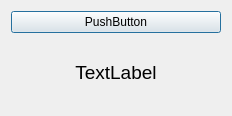
<?xml version="1.0" encoding="UTF-8"?>
<ui version="4.0">
 <class>TrucView</class>
 <widget class="QDialog" name="TrucView">
  <property name="geometry">
   <rect>
    <x>0</x>
    <y>0</y>
    <width>232</width>
    <height>116</height>
   </rect>
  </property>
  <property name="windowTitle">
   <string>Dialog</string>
  </property>
  <layout class="QVBoxLayout" name="verticalLayout">
   <item>
    <widget class="QPushButton" name="m_pushButton">
     <property name="text">
      <string>PushButton</string>
     </property>
    </widget>
   </item>
   <item>
    <widget class="QLabel" name="m_label">
     <property name="font">
      <font>
       <family>Liberation Sans</family>
       <pointsize>14</pointsize>
      </font>
     </property>
     <property name="text">
      <string>TextLabel</string>
     </property>
     <property name="alignment">
      <set>Qt::AlignCenter</set>
     </property>
    </widget>
   </item>
  </layout>
 </widget>
 <resources/>
 <connections/>
</ui>
